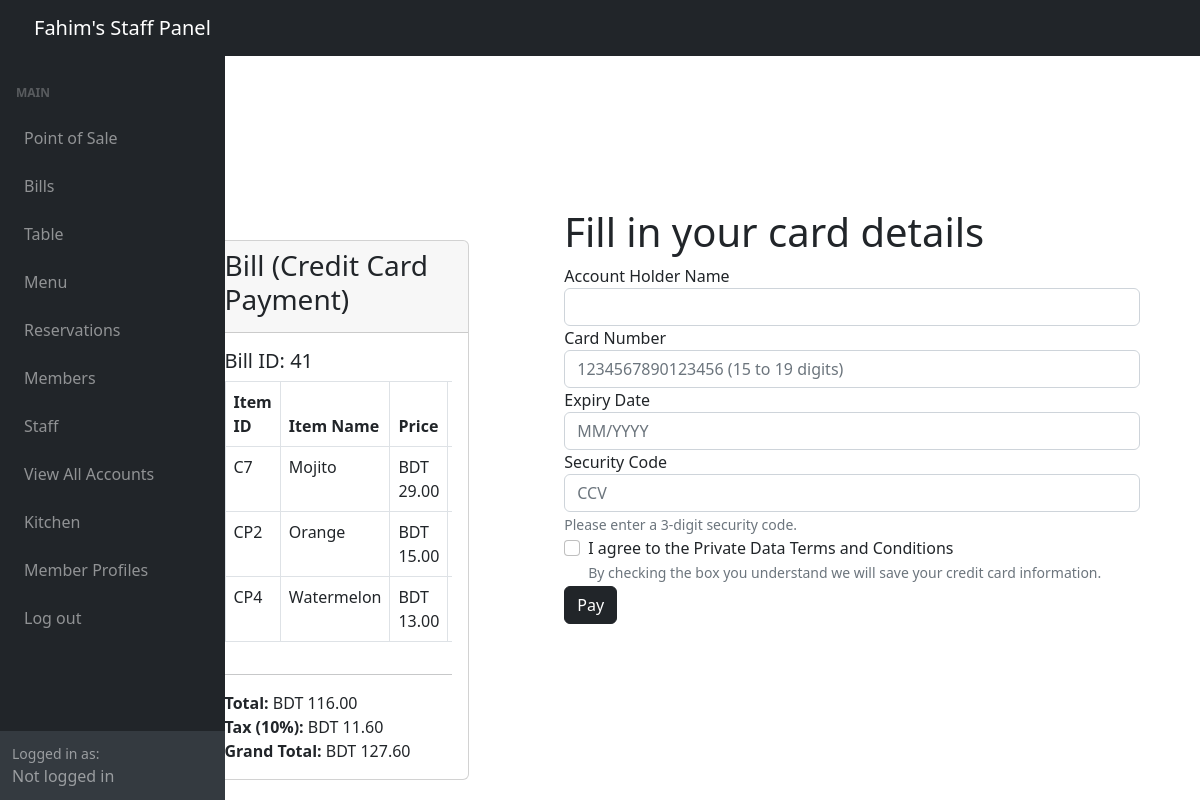
Page /adminSide/posBackend/posCardPayment.php?bill_id=41 on the committed database.
### tables this page shows
CREATE TABLE `bill_items` (
  `bill_item_id` int(11) NOT NULL,
  `bill_id` int(11) DEFAULT NULL,
  `item_id` varchar(6) DEFAULT NULL,
  `quantity` int(11) DEFAULT NULL
);

CREATE TABLE `menu` (
  `item_id` varchar(6) NOT NULL,
  `item_name` varchar(255) DEFAULT NULL,
  `item_type` varchar(255) DEFAULT NULL,
  `item_category` varchar(255) DEFAULT NULL,
  `item_price` decimal(10,2) DEFAULT NULL,
  `item_description` varchar(255) DEFAULT NULL
);

### adminSide/posBackend/posCardPayment.php (the view, shortened to what this page needs)
<?php
require_once '../config.php';
include '../inc/dashHeader.php';
$bill_id = $_GET['bill_id'];
?>
<div class="container" style="margin-top: 15rem; margin-left: 4rem;">
    <div class="row justify-content-center">
        <div class="col-md-8">
            <div class="card">
                <div class="card-header">
                    <h3 class="card-title">Bill (Credit Card Payment)</h3>
                </div>
                <div class="card-body">
                    <h5>Bill ID: <?php echo $bill_id; ?></h5>
                    <div class="table-responsive">
                        <table class="table table-bordered">
                            <thead>
                                <tr>
                                    <th>Item ID</th>
                                    <th>Item Name</th>
                                    <th>Price</th>
                                    <th>Quantity</th>
                                </tr>
                            </thead>
                            <tbody>
            <?php
            $cart_query = "SELECT bi.*, m.item_name, m.item_price FROM bill_items bi
                           JOIN Menu m ON bi.item_id = m.item_id
                           WHERE bi.bill_id = '$bill_id'";
            $cart_result = mysqli_query($link, $cart_query);
            $cart_total = 0;
            $tax = 0.1;
            if ($cart_result && mysqli_num_rows($cart_result) > 0) {
                while ($cart_row = mysqli_fetch_assoc($cart_result)) {
                    $item_id = $cart_row['item_id'];
                    $item_name = $cart_row['item_name'];
                    $item_price = $cart_row['item_price'];
                    $quantity = $cart_row['quantity'];
                    $total = $item_price * $quantity;
                    $cart_total += $total;
                    echo '<tr>';
                    echo '<td>' . $item_id . '</td>';
                    echo '<td>' . $item_name . '</td>';
                    echo '<td>BDT ' . number_format($item_price,2) . '</td>';
                    echo '<td>' . $quantity . '</td>';
                    echo '</tr>';
                }
            } else {
                echo '<tr><td colspan="6">No Items in Cart.</td></tr>';
            }
            ?>
        </tbody>
                        </table>
                    </div>
                    <hr>
                    <div class="text-right">
                        <?php
                        echo "<strong>Total:</strong> BDT " . number_format($cart_total, 2) . "<br>";
                        echo "<strong>Tax (10%):</strong> BDT " . number_format($cart_total * $tax, 2) . "<br>";
                        $GRANDTOTAL = $tax * $cart_total + $cart_total;
                        echo "<strong>Grand Total:</strong> BDT " . number_format($GRANDTOTAL, 2);
                        ?>
                    </div>
                </div>
            </div>
        </div>
    </div>
</div>
<div id="card-payment" class="col-md-6 order-md-2" style="margin-top: 10rem; margin-right: 5rem;max-width: 40rem;">
    <div class="container-fluid pt-5 pl-3 pr-3">
        <h1>Fill in your card details</h1>
        <form action="creditCard.php?bill_id=<?php echo $bill_id; ?>" method="post">
            <div class="form-group">
                <label for="cardNameField">Account Holder Name</label>
                <input type="text" id="cardNameField" name="cardName" class="form-control" required>
            </div>
            <div class="form-group">
                <label for="cardField">Card Number</label>
                <input type="text" id="cardField" name="cardNumber" maxlength="19" minlength="15" class="form-control" placeholder="1234567890123456 (15 to 19 digits)" required>
            </div>
            <div class="form-group">
                <label for="expiryDate">Expiry Date</label>
                <input type="text" id="expiryDate" name="expiryDate" pattern="(0[1-9]|1[0-2])\/[0-9]{4}" maxlength="7" placeholder="MM/YYYY" class="form-control" required>
            </div>
            <div class="form-group">
                <label for="securityCode">Security Code</label>
                <input type="text" id="securityCode" name="securityCode" maxlength="3" class="form-control" placeholder="CCV" pattern="[0-9]{3}" required>
                <small class="form-text text-muted">Please enter a 3-digit security code.</small>
            </div>
            <div class="form-check">
                <input type="checkbox" class="form-check-input" id="privacyCheckbox" required>
                <label class="form-check-label" for="privacyCheckbox">I agree to the Private Data Terms and Conditions</label><br>
                <small id="privacyHelp" class="form-text text-muted">By checking the box you understand we will save your credit card information.</small>
            </div>
            <button type="submit" id="cardSubmit" class="btn btn-dark">Pay</button>
        </form>
    </div>
</div>
<?php include '../inc/dashFooter.php'; ?>

### rows in the picture
bill_items: item "C7", item.item_name "Mojito", item.item_price "29.00"
bill_items: item "CP2", item.item_name "Orange", item.item_price "15.00"
bill_items: item "CP4", item.item_name "Watermelon", item.item_price "13.00"

### other values in the picture
$bill_id "41"
$cart_total "116.00"
$cart_total * $tax "11.60"
$GRANDTOTAL "127.60"
